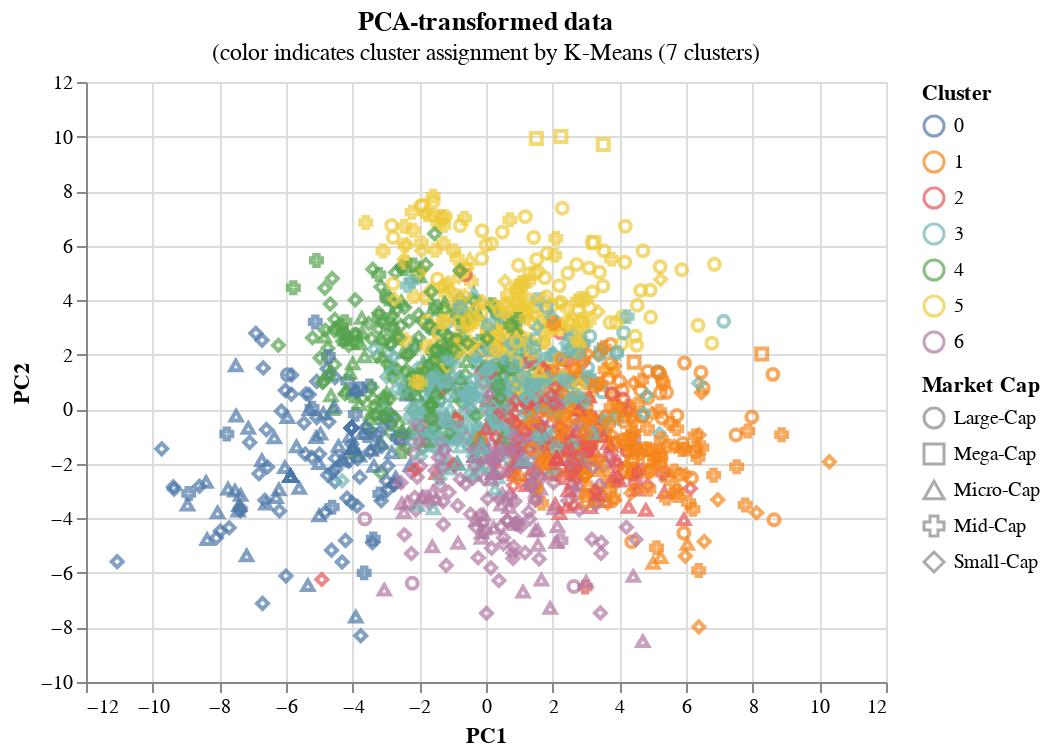

Notebook source saved alongside this figure:
### Code cell
# Plot PCA-transformed data along first two principal components
# Use cluster labels for color, Market Cap for shape
PCA_viz = alt.Chart(
    labelled_PCA_df,
    title=alt.Title(
        'PCA-transformed data',
        subtitle='(color indicates cluster assignment by K-Means (7 clusters)'
    )
).mark_point().encode(
    alt.X('PC1'),
    alt.Y('PC2'),
    color='Cluster:N',
    shape='Market Cap'
).properties(
    width=400,
    height=300
)

PCA_viz

### Figure 1 — Vega-Lite specification as saved in the notebook (floating-point values rounded to 4 significant figures; data arrays with more than 128 entries replaced by an {"elided": "..."} marker saying what was removed)
{"config": {"view": {"continuousWidth": 300, "continuousHeight": 300}}, "data": {"name": "data-1d63213753fc36faff1e110bcf60c10a"}, "mark": {"type": "point"}, "encoding": {"color": {"field": "Cluster", "type": "nominal"}, "shape": {"field": "Market Cap", "type": "nominal"}, "x": {"field": "PC1", "type": "quantitative"}, "y": {"field": "PC2", "type": "quantitative"}}, "height": 300, "title": {"text": "PCA-transformed data", "subtitle": "(color indicates cluster assignment by K-Means (7 clusters)"}, "width": 400, "$schema": "https://vega.github.io/schema/vega-lite/v5.20.1.json", "datasets": {"data-1d63213753fc36faff1e110bcf60c10a": {"elided": "1905 records"}}}
